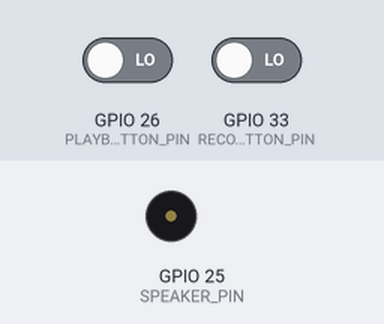
A program run on a simulated ESP32. On the bench: buzzer (waves = sounding). Inputs (shaded band) come from the test bench; at power-on: GPIO 26 (PLAYBACK_BUTTON_PIN) LOW, GPIO 33 (RECORD_BUTTON_PIN) LOW. Uploads are accepted with an empty reply; what the program prints to the serial monitor is not drawn.

Above: at 2.7 s.
Timing chart, 0 to 2.7 s (numbered marks = the images above; inputs shaded):
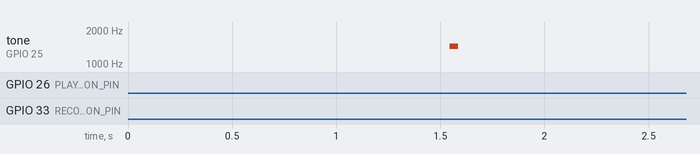

The program:

main.cpp
```cpp
#include <Arduino.h>
#include <HTTPClient.h>
#include <ArduinoWebsockets.h>

// wifi
#include "wifi_setup.hpp"
#include "SoundData.h"

using namespace websockets;

#define PATHBUFLEN 512

const char *server_host = "192.168.141.191"; // Enter server adress
const uint16_t server_port = 8080;           // Enter server port

const char *API_KEY = "hi";
const int THIS_USER_ID = 1;
const int TARGET_USER_ID = 1;

const int MICROPHONE_PIN = 34;
const int RECORD_BUTTON_PIN = 33;
const int PLAYBACK_BUTTON_PIN = 26;

const int PHOTORESISTOR_PIN = 32;
const int SPEAKER_PIN = 25;

float clamp(float a)
{
  if (a < 0)
  {
    return 0;
  }
  if (a > 1)
  {
    return 1;
  }
  return a;
}

size_t global_scratch_size = 10 * 1024;
uint8_t *global_scratch_buf = NULL;

void setup()
{
  Serial.begin(9600);

  global_scratch_buf = new uint8_t[global_scratch_size];

  connectWiFi();

  pinMode(RECORD_BUTTON_PIN, INPUT);
  pinMode(PLAYBACK_BUTTON_PIN, INPUT);
}

void submitUserMessage()
{
  // buffer for the path and query
  char pathbuf[PATHBUFLEN] = {};
  // insert arguments
  sprintf(pathbuf, "/public/ws/submit_user_message?targetUserId=%d&apiKey=%s", TARGET_USER_ID, API_KEY);
  WebsocketsClient client;
  // try to connect
  bool connected = client.connect(server_host, server_port, pathbuf);

  if (!connected)
  {
    Serial.println("SubmitUserMessage: Failed to Connect!");
    return;
  }
  Serial.println("SubmitUserMessage: Connected!");
  while (digitalRead(RECORD_BUTTON_PIN) == 1)
  {
    int i;
    for (i = 0; i < global_scratch_size && digitalRead(RECORD_BUTTON_PIN) == 1; i++)
    {
      {
        float temp = analogRead(MICROPHONE_PIN);
        uint8_t val = uint8_t(clamp((temp - 1000) / 3000) * 255);
        global_scratch_buf[i] = val;
        delayMicroseconds(50);
      }
    }
    boolean successful = client.sendBinary((const char *)global_scratch_buf, i);
    if (!successful)
    {
      Serial.println("SubmitUserData: encountered error");
      break;
    }
  }
  Serial.println("SubmitUserData: stopped sending data");
  client.close();
}

int getRecentUserMessageId(int targetUserId)
{
  char pathbuf[PATHBUFLEN];
  sprintf(pathbuf, "/public/get_recent_user_message_id?targetUserId=%d", targetUserId);

  HTTPClient http;

  http.begin(server_host, server_port, pathbuf);
  http.addHeader("Accept", "*/*");

  // Send HTTP GET request
  int httpResponseCode = http.GET();

  Serial.print("recentUserMessage: Got code: ");
  Serial.println(httpResponseCode);
  String respTxt = http.getString();
  Serial.print("recentUserMessage: received: ");
  Serial.println(respTxt);

  if (httpResponseCode != 200)
  {
    return -1;
  }

  return atoi(respTxt.c_str());
}

void queryParamsSleepEventNew(int creatorUserId)
{
  char pathbuf[PATHBUFLEN];
  sprintf(pathbuf, "/public/query_params_sleep_event_new?creatorUserId=%d", creatorUserId);

  HTTPClient http;

  http.begin(server_host, server_port, pathbuf);
  http.addHeader("Accept", "*/*");

  // Send HTTP GET request
  int httpResponseCode = http.GET();

  Serial.print("SleepEventNew: Got code: ");
  Serial.println(httpResponseCode);
  String respTxt = http.getString();
  Serial.print("SleepEventNew: received: ");
  Serial.println(respTxt);
}

void recieveUserMessage(int userMessageId)
{
  // buffer for the path and query
  char pathbuf[PATHBUFLEN] = {};
  // insert arguments
  sprintf(pathbuf, "/public/ws/receive_user_message?userMessageId=%d&apiKey=%s", userMessageId, API_KEY);

  WebsocketsClient client;
  bool connected = client.connect(server_host, server_port, pathbuf);

  if (!connected)
  {
    Serial.println("ReceiveUserData: Failed to Connect!");
    return;
  }

  int count = 0;

  while (client.available())
  {
    // recieve a bunch of data
    WebsocketsMessage msg = client.readBlocking();

    if (msg.isBinary())
    {
      count++;
      Serial.println(count);
      const int len = msg.data().length();
      const char *data = msg.data().c_str();
      for (int i = 0; i < len; i++)
      {
        dacWrite(25, data[i]);
        delayMicroseconds(130);
      }
    }
  }
  Serial.println("ReceiveUserData: exiting");
  client.close();
}

void loop()
{
  int photoValue = analogRead(PHOTORESISTOR_PIN);
  if (photoValue > 1300)
  {
    for (int i = 0; i < sizeof(sample); i++)
    {
      dacWrite(25, sample[i]);
      delayMicroseconds(130);
    }

    queryParamsSleepEventNew(THIS_USER_ID);
    delay(500);
  }

  if (digitalRead(PLAYBACK_BUTTON_PIN) == 1)
  {
    recieveUserMessage(getRecentUserMessageId(THIS_USER_ID));
  }

  if (digitalRead(RECORD_BUTTON_PIN) == 1)
  {
    submitUserMessage();
  }
}
```

wifi_setup.hpp
```cpp
#include <WiFi.h>

const char* wifi_ssid = "alpha";
const char* wifi_password = "braincontrol";

void connectWiFi() {
  // Connect to wifi
  WiFi.mode(WIFI_STA);
  WiFi.begin(wifi_ssid, wifi_password);
  Serial.println("WiFi: Begin Initialization");
  // Wait some time to connect to wifi
  int wifistatus = WiFi.waitForConnectResult();
  Serial.print("WiFi: State ");
  Serial.println(wifistatus);
  if(wifistatus == WL_CONNECTED) {
    Serial.println("WiFi: Connected!");
  } else {
    Serial.println("WiFi: Connection Attempt Failed, Rebooting in 3 seconds");
    WiFi.disconnect();
    delay(3000);
    ESP.restart();
  }
}
```

Source omitted: SoundData.h (data table, 311052 bytes)
